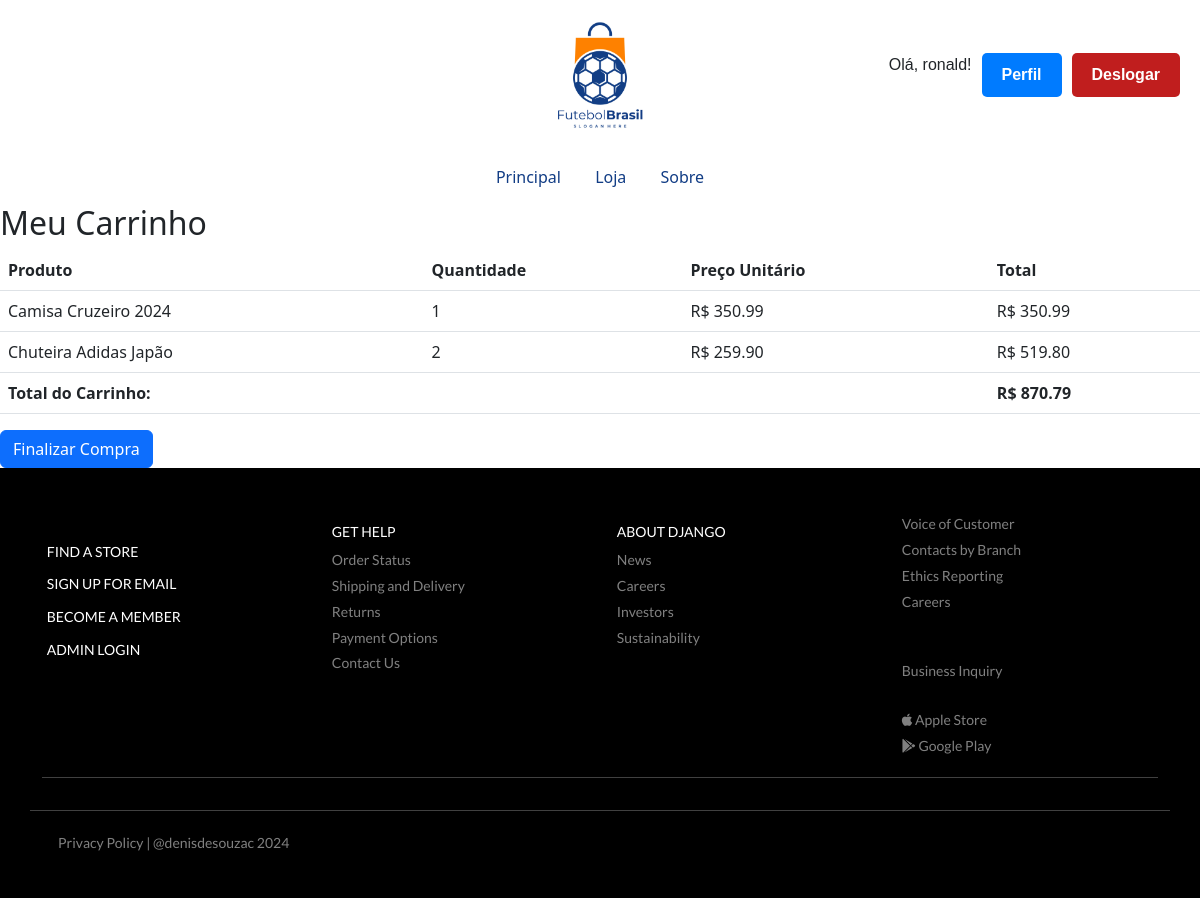
Screenshot of /carrinho/ (signed in) with the database file from the repository.
### store/models.py (models this page shows, shortened)
class OrderItem(models.Model):
    order = models.ForeignKey(Order, on_delete=models.CASCADE, related_name='order_items')
    product = models.ForeignKey(Product, on_delete=models.CASCADE, related_name='order_items')
    quantity = models.IntegerField(default=1)
    unit_price = models.DecimalField(max_digits=10, decimal_places=2, default=0.00)
    total_price = models.DecimalField(max_digits=10, decimal_places=2, default=0.00)

### catalog/models.py (models this page shows, shortened)
class Product(models.Model):
    name = models.CharField(max_length=40)
    description = models.TextField(max_length=200)
    price = models.DecimalField(max_digits=10, decimal_places=2)  # Usando DecimalField para precisão de preços
    quantity_in_stock = models.PositiveIntegerField(default=0)
    image = models.ImageField(upload_to='images/', null=True, blank=True)
    category = models.ForeignKey(Category, on_delete=models.CASCADE, related_name='products')

### store/views.py (the view)
# urls.py: path('carrinho/', views.cart_view, name='carrinho'),
@login_required
def cart_view(request):
    try:
        order = Order.objects.get(client=request.user.client, status='pending')
        cart_items = order.order_items.all()
        cart_total = sum(item.total_price for item in cart_items)
    except Order.DoesNotExist:
        cart_items = []
        cart_total = 0.00
    return render(request, 'cart.html', {
        'cart_items': cart_items,
        'cart_total': cart_total,
    })

### store/templates/cart.html (shortened to what this page needs)
{% extends "base.html" %}
{% block conteudo %}
    <h2>Meu Carrinho</h2>
    {% if cart_items %}
        <table class="table">
            <thead>
                <tr>
                    <th>Produto</th>
                    <th>Quantidade</th>
                    <th>Preço Unitário</th>
                    <th>Total</th>
                </tr>
            </thead>
            <tbody>
                {% for item in cart_items %}
                    <tr>
                        <td>{{ item.product.name }}</td>
                        <td>{{ item.quantity }}</td>
                        <td>R$ {{ item.unit_price }}</td>
                        <td>R$ {{ item.total_price }}</td>
                    </tr>
                {% endfor %}
                <tr>
                    <td colspan="3"><strong>Total do Carrinho:</strong></td>
                    <td><strong>R$ {{ cart_total }}</strong></td>
                </tr>
            </tbody>
        </table>
        <a href="" class="btn btn-primary">Finalizar Compra</a>
    {% else %}
        <p>Seu carrinho está vazio.</p>
    {% endif %}
{% endblock %}

### store/templates/header.html (shortened to what this page needs)
<!DOCTYPE html>
<html lang="pt-br">
<head>
    {% load static %}
    <link rel="stylesheet" href="{% static 'style.css' %}">
</head>
<body>
    <header>
        <img src="/media/logo.jpg" alt="">
        <div class="botao-container">
            {% if user.is_authenticated %}
                <span class="nome-usuario">Olá, {{ user.first_name }}!</span>
                <a href="{% url 'perfil' %}" class="botao logar">Perfil</a>
                <a href="{% url 'logout' %}" class="botao deslogar">Deslogar</a>
            {% else %}
            <a href="{% url 'login' %}" class="botao logar">Logar</a>
            <a href="{% url 'signup' %}" class="botao cadastre-se">Cadastre-se</a>
            {% endif %}
        </div>
    </header>
</body>
</html>

### staticfiles/style.css (style rules this page uses)
header { font-family: Arial, sans-serif; display: flex; justify-content: center; align-items: center; height: 150px; background-color: #ffffff; margin: 0; position: relative; }
header img { height: 150px; width: 150px; }
.botao-container { position: absolute; right: 20px; top: 50%; transform: translateY(-50%); display: flex; gap: 10px; }
.botao { padding: 6px 12px; font-size: 16px; border: none; border-radius: 5px; cursor: pointer; transition: background-color 0.3s ease; }
.logar { background-color: #4CAF50; color: white; }
.deslogar { background-color: #c01e1e; color: white; }
.botao { padding: 10px 20px; border: none; border-radius: 5px; color: #fff; text-align: center; cursor: pointer; text-decoration: none; font-weight: bold; }
.botao.logar { background-color: #007bff; }
.btn-primary { background-color: #007bff; border-color: #007bff; color: #fff; }

### rows the page displays
OrderItem: product.name "Camisa Cruzeiro 2024", quantity "1", unit_price "350.99", total_price "350.99"
OrderItem: product.name "Chuteira Adidas Japão", quantity "2", unit_price "259.90", total_price "519.80"

### other values shown
{{ user.first_name }} "ronald"
{{ cart_total }} "870.79"
